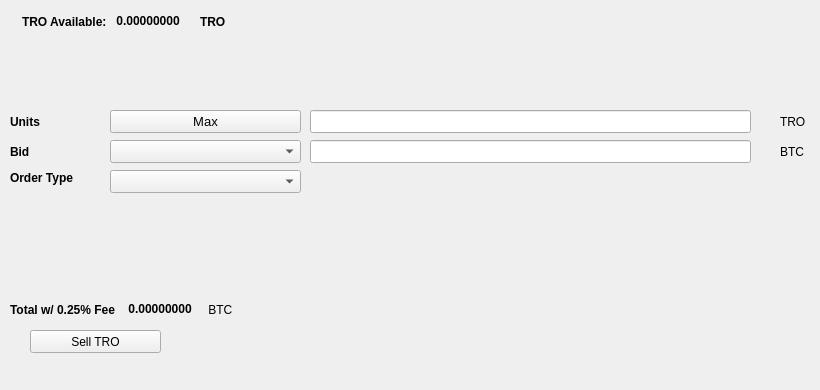
   <widget class="QWidget" name="SellTab">
    <attribute name="title">
     <string>Sell</string>
    </attribute>
    <widget class="QLabel" name="label_16">
     <property name="geometry">
      <rect>
       <x>780</x>
       <y>140</y>
       <width>31</width>
       <height>23</height>
      </rect>
     </property>
     <property name="text">
      <string>BTC</string>
     </property>
    </widget>
    <widget class="QComboBox" name="SellBidcomboBox">
     <property name="geometry">
      <rect>
       <x>110</x>
       <y>140</y>
       <width>191</width>
       <height>23</height>
      </rect>
     </property>
     <property name="font">
      <font>
       <pointsize>10</pointsize>
      </font>
     </property>
    </widget>
    <widget class="QLabel" name="label_18">
     <property name="geometry">
      <rect>
       <x>10</x>
       <y>110</y>
       <width>46</width>
       <height>23</height>
      </rect>
     </property>
     <property name="font">
      <font>
       <weight>75</weight>
       <bold>true</bold>
      </font>
     </property>
     <property name="text">
      <string>Units</string>
     </property>
    </widget>
    <widget class="QPushButton" name="Sell_Max_Amount">
     <property name="geometry">
      <rect>
       <x>110</x>
       <y>110</y>
       <width>191</width>
       <height>23</height>
      </rect>
     </property>
     <property name="font">
      <font>
       <pointsize>10</pointsize>
      </font>
     </property>
     <property name="text">
      <string>Max</string>
     </property>
    </widget>
    <widget class="QLabel" name="label_20">
     <property name="geometry">
      <rect>
       <x>10</x>
       <y>170</y>
       <width>91</width>
       <height>16</height>
      </rect>
     </property>
     <property name="font">
      <font>
       <weight>75</weight>
       <bold>true</bold>
      </font>
     </property>
     <property name="text">
      <string>Order Type</string>
     </property>
    </widget>
    <widget class="QComboBox" name="SellOrdertypeCombo">
     <property name="geometry">
      <rect>
       <x>110</x>
       <y>170</y>
       <width>191</width>
       <height>23</height>
      </rect>
     </property>
     <property name="font">
      <font>
       <pointsize>10</pointsize>
      </font>
     </property>
    </widget>
    <widget class="QLabel" name="label_21">
     <property name="geometry">
      <rect>
       <x>10</x>
       <y>140</y>
       <width>46</width>
       <height>23</height>
      </rect>
     </property>
     <property name="font">
      <font>
       <weight>75</weight>
       <bold>true</bold>
      </font>
     </property>
     <property name="text">
      <string>Bid</string>
     </property>
    </widget>
    <widget class="QLabel" name="label_22">
     <property name="geometry">
      <rect>
       <x>780</x>
       <y>110</y>
       <width>31</width>
       <height>23</height>
      </rect>
     </property>
     <property name="text">
      <string>TRO</string>
     </property>
    </widget>
    <widget class="QLineEdit" name="UnitsInputTRO">
     <property name="geometry">
      <rect>
       <x>310</x>
       <y>110</y>
       <width>441</width>
       <height>23</height>
      </rect>
     </property>
     <property name="font">
      <font>
       <pointsize>9</pointsize>
       <weight>75</weight>
       <bold>true</bold>
      </font>
     </property>
    </widget>
    <widget class="QLineEdit" name="SellBidPriceEdit">
     <property name="geometry">
      <rect>
       <x>310</x>
       <y>140</y>
       <width>441</width>
       <height>23</height>
      </rect>
     </property>
     <property name="font">
      <font>
       <pointsize>9</pointsize>
       <weight>75</weight>
       <bold>true</bold>
      </font>
     </property>
    </widget>
    <widget class="QPushButton" name="SellTROBTN">
     <property name="geometry">
      <rect>
       <x>30</x>
       <y>330</y>
       <width>131</width>
       <height>23</height>
      </rect>
     </property>
     <property name="text">
      <string>Sell TRO</string>
     </property>
     <property name="icon">
      <iconset resource="../trunk">
       <normaloff>:/icons/bitcoin</normaloff>:/icons/bitcoin</iconset>
     </property>
    </widget>
    <widget class="QWidget" name="layoutWidget3">
     <property name="geometry">
      <rect>
       <x>22</x>
       <y>12</y>
       <width>258</width>
       <height>19</height>
      </rect>
     </property>
     <layout class="QHBoxLayout" name="horizontalLayout">
      <item>
       <widget class="QLabel" name="label232_2">
        <property name="font">
         <font>
          <weight>75</weight>
          <bold>true</bold>
         </font>
        </property>
        <property name="text">
         <string>TRO Available:</string>
        </property>
       </widget>
      </item>
      <item>
       <widget class="QLabel" name="TROAvailableLabel">
        <property name="palette">
         <palette>
          <active>
           <colorrole role="WindowText">
            <brush brushstyle="SolidPattern">
             <color alpha="255">
              <red>0</red>
              <green>0</green>
              <blue>0</blue>
             </color>
            </brush>
           </colorrole>
           <colorrole role="Button">
            <brush brushstyle="SolidPattern">
             <color alpha="255">
              <red>0</red>
              <green>170</green>
              <blue>0</blue>
             </color>
            </brush>
           </colorrole>
           <colorrole role="Light">
            <brush brushstyle="SolidPattern">
             <color alpha="255">
              <red>0</red>
              <green>255</green>
              <blue>0</blue>
             </color>
            </brush>
           </colorrole>
           <colorrole role="Midlight">
            <brush brushstyle="SolidPattern">
             <color alpha="255">
              <red>0</red>
              <green>212</green>
              <blue>0</blue>
             </color>
            </brush>
           </colorrole>
           <colorrole role="Dark">
            <brush brushstyle="SolidPattern">
             <color alpha="255">
              <red>0</red>
              <green>85</green>
              <blue>0</blue>
             </color>
            </brush>
           </colorrole>
           <colorrole role="Mid">
            <brush brushstyle="SolidPattern">
             <color alpha="255">
              <red>0</red>
              <green>113</green>
              <blue>0</blue>
             </color>
            </brush>
           </colorrole>
           <colorrole role="Text">
            <brush brushstyle="SolidPattern">
             <color alpha="255">
              <red>0</red>
              <green>170</green>
              <blue>0</blue>
             </color>
            </brush>
           </colorrole>
           <colorrole role="BrightText">
            <brush brushstyle="SolidPattern">
             <color alpha="255">
              <red>255</red>
              <green>255</green>
              <blue>255</blue>
             </color>
            </brush>
           </colorrole>
           <colorrole role="ButtonText">
            <brush brushstyle="SolidPattern">
             <color alpha="255">
              <red>0</red>
              <green>0</green>
              <blue>0</blue>
             </color>
            </brush>
           </colorrole>
           <colorrole role="Base">
            <brush brushstyle="SolidPattern">
             <color alpha="255">
              <red>255</red>
              <green>255</green>
              <blue>255</blue>
             </color>
            </brush>
           </colorrole>
           <colorrole role="Window">
            <brush brushstyle="SolidPattern">
             <color alpha="255">
              <red>0</red>
              <green>170</green>
              <blue>0</blue>
             </color>
            </brush>
           </colorrole>
           <colorrole role="Shadow">
            <brush brushstyle="SolidPattern">
             <color alpha="255">
              <red>0</red>
              <green>0</green>
              <blue>0</blue>
             </color>
            </brush>
           </colorrole>
           <colorrole role="AlternateBase">
            <brush brushstyle="SolidPattern">
             <color alpha="255">
              <red>127</red>
              <green>212</green>
              <blue>127</blue>
             </color>
            </brush>
           </colorrole>
           <colorrole role="ToolTipBase">
            <brush brushstyle="SolidPattern">
             <color alpha="255">
              <red>255</red>
              <green>255</green>
              <blue>220</blue>
             </color>
            </brush>
           </colorrole>
           <colorrole role="ToolTipText">
            <brush brushstyle="SolidPattern">
             <color alpha="255">
              <red>0</red>
              <green>0</green>
              <blue>0</blue>
             </color>
            </brush>
           </colorrole>
          </active>
          <inactive>
           <colorrole role="WindowText">
            <brush brushstyle="SolidPattern">
             <color alpha="255">
              <red>0</red>
              <green>0</green>
              <blue>0</blue>
             </color>
            </brush>
           </colorrole>
           <colorrole role="Button">
            <brush brushstyle="SolidPattern">
             <color alpha="255">
              <red>0</red>
              <green>170</green>
              <blue>0</blue>
             </color>
            </brush>
           </colorrole>
           <colorrole role="Light">
            <brush brushstyle="SolidPattern">
             <color alpha="255">
              <red>0</red>
              <green>255</green>
              <blue>0</blue>
             </color>
            </brush>
           </colorrole>
           <colorrole role="Midlight">
            <brush brushstyle="SolidPattern">
             <color alpha="255">
              <red>0</red>
              <green>212</green>
              <blue>0</blue>
             </color>
            </brush>
           </colorrole>
           <colorrole role="Dark">
            <brush brushstyle="SolidPattern">
             <color alpha="255">
              <red>0</red>
              <green>85</green>
              <blue>0</blue>
             </color>
            </brush>
           </colorrole>
           <colorrole role="Mid">
            <brush brushstyle="SolidPattern">
             <color alpha="255">
              <red>0</red>
              <green>113</green>
              <blue>0</blue>
             </color>
            </brush>
           </colorrole>
           <colorrole role="Text">
            <brush brushstyle="SolidPattern">
             <color alpha="255">
              <red>0</red>
              <green>170</green>
              <blue>0</blue>
             </color>
            </brush>
           </colorrole>
           <colorrole role="BrightText">
            <brush brushstyle="SolidPattern">
             <color alpha="255">
              <red>255</red>
              <green>255</green>
              <blue>255</blue>
             </color>
            </brush>
           </colorrole>
           <colorrole role="ButtonText">
            <brush brushstyle="SolidPattern">
             <color alpha="255">
              <red>0</red>
              <green>0</green>
              <blue>0</blue>
             </color>
            </brush>
           </colorrole>
           <colorrole role="Base">
            <brush brushstyle="SolidPattern">
             <color alpha="255">
              <red>255</red>
              <green>255</green>
              <blue>255</blue>
             </color>
            </brush>
           </colorrole>
           <colorrole role="Window">
            <brush brushstyle="SolidPattern">
             <color alpha="255">
              <red>0</red>
              <green>170</green>
              <blue>0</blue>
             </color>
            </brush>
           </colorrole>
           <colorrole role="Shadow">
            <brush brushstyle="SolidPattern">
             <color alpha="255">
              <red>0</red>
              <green>0</green>
              <blue>0</blue>
             </color>
            </brush>
           </colorrole>
           <colorrole role="AlternateBase">
            <brush brushstyle="SolidPattern">
             <color alpha="255">
              <red>127</red>
              <green>212</green>
              <blue>127</blue>
             </color>
            </brush>
           </colorrole>
           <colorrole role="ToolTipBase">
            <brush brushstyle="SolidPattern">
             <color alpha="255">
              <red>255</red>
              <green>255</green>
              <blue>220</blue>
             </color>
            </brush>
           </colorrole>
           <colorrole role="ToolTipText">
            <brush brushstyle="SolidPattern">
             <color alpha="255">
              <red>0</red>
              <green>0</green>
              <blue>0</blue>
             </color>
            </brush>
           </colorrole>
          </inactive>
          <disabled>
           <colorrole role="WindowText">
            <brush brushstyle="SolidPattern">
             <color alpha="255">
              <red>0</red>
              <green>85</green>
              <blue>0</blue>
             </color>
            </brush>
           </colorrole>
           <colorrole role="Button">
            <brush brushstyle="SolidPattern">
             <color alpha="255">
              <red>0</red>
              <green>170</green>
              <blue>0</blue>
             </color>
            </brush>
           </colorrole>
           <colorrole role="Light">
            <brush brushstyle="SolidPattern">
             <color alpha="255">
              <red>0</red>
              <green>255</green>
              <blue>0</blue>
             </color>
            </brush>
           </colorrole>
           <colorrole role="Midlight">
            <brush brushstyle="SolidPattern">
             <color alpha="255">
              <red>0</red>
              <green>212</green>
              <blue>0</blue>
             </color>
            </brush>
           </colorrole>
           <colorrole role="Dark">
            <brush brushstyle="SolidPattern">
             <color alpha="255">
              <red>0</red>
              <green>85</green>
              <blue>0</blue>
             </color>
            </brush>
           </colorrole>
           <colorrole role="Mid">
            <brush brushstyle="SolidPattern">
             <color alpha="255">
              <red>0</red>
              <green>113</green>
              <blue>0</blue>
             </color>
            </brush>
           </colorrole>
           <colorrole role="Text">
            <brush brushstyle="SolidPattern">
             <color alpha="255">
              <red>0</red>
              <green>85</green>
              <blue>0</blue>
             </color>
            </brush>
           </colorrole>
           <colorrole role="BrightText">
            <brush brushstyle="SolidPattern">
             <color alpha="255">
              <red>255</red>
              <green>255</green>
              <blue>255</blue>
             </color>
            </brush>
           </colorrole>
           <colorrole role="ButtonText">
            <brush brushstyle="SolidPattern">
             <color alpha="255">
              <red>0</red>
              <green>85</green>
              <blue>0</blue>
             </color>
            </brush>
           </colorrole>
           <colorrole role="Base">
            <brush brushstyle="SolidPattern">
             <color alpha="255">
              <red>0</red>
              <green>170</green>
              <blue>0</blue>
             </color>
            </brush>
           </colorrole>
           <colorrole role="Window">
            <brush brushstyle="SolidPattern">
             <color alpha="255">
              <red>0</red>
              <green>170</green>
              <blue>0</blue>
             </color>
            </brush>
           </colorrole>
           <colorrole role="Shadow">
            <brush brushstyle="SolidPattern">
             <color alpha="255">
              <red>0</red>
              <green>0</green>
              <blue>0</blue>
             </color>
            </brush>
           </colorrole>
           <colorrole role="AlternateBase">
            <brush brushstyle="SolidPattern">
             <color alpha="255">
              <red>0</red>
              <green>170</green>
              <blue>0</blue>
             </color>
            </brush>
           </colorrole>
           <colorrole role="ToolTipBase">
            <brush brushstyle="SolidPattern">
             <color alpha="255">
              <red>255</red>
              <green>255</green>
              <blue>220</blue>
             </color>
            </brush>
           </colorrole>
           <colorrole role="ToolTipText">
            <brush brushstyle="SolidPattern">
             <color alpha="255">
              <red>0</red>
              <green>0</green>
              <blue>0</blue>
             </color>
            </brush>
           </colorrole>
          </disabled>
         </palette>
        </property>
        <property name="font">
         <font>
          <weight>75</weight>
          <bold>true</bold>
         </font>
        </property>
        <property name="text">
         <string> 0.00000000 </string>
        </property>
        <property name="textInteractionFlags">
         <set>Qt::LinksAccessibleByMouse|Qt::TextSelectableByKeyboard|Qt::TextSelectableByMouse</set>
        </property>
       </widget>
      </item>
      <item>
       <widget class="QLabel" name="labelTRO">
        <property name="font">
         <font>
          <weight>75</weight>
          <bold>true</bold>
         </font>
        </property>
        <property name="text">
         <string>TRO</string>
        </property>
       </widget>
      </item>
     </layout>
    </widget>
    <widget class="QWidget" name="layoutWidget">
     <property name="geometry">
      <rect>
       <x>10</x>
       <y>300</y>
       <width>268</width>
       <height>19</height>
      </rect>
     </property>
     <layout class="QHBoxLayout" name="horizontalLayout_2">
      <item>
       <widget class="QLabel" name="label_19">
        <property name="font">
         <font>
          <weight>75</weight>
          <bold>true</bold>
         </font>
        </property>
        <property name="text">
         <string>Total w/ 0.25% Fee </string>
        </property>
       </widget>
      </item>
      <item>
       <widget class="QLabel" name="SellCostLabel">
        <property name="palette">
         <palette>
          <active>
           <colorrole role="WindowText">
            <brush brushstyle="SolidPattern">
             <color alpha="255">
              <red>0</red>
              <green>0</green>
              <blue>0</blue>
             </color>
            </brush>
           </colorrole>
           <colorrole role="Button">
            <brush brushstyle="SolidPattern">
             <color alpha="255">
              <red>0</red>
              <green>170</green>
              <blue>0</blue>
             </color>
            </brush>
           </colorrole>
           <colorrole role="Light">
            <brush brushstyle="SolidPattern">
             <color alpha="255">
              <red>0</red>
              <green>255</green>
              <blue>0</blue>
             </color>
            </brush>
           </colorrole>
           <colorrole role="Midlight">
            <brush brushstyle="SolidPattern">
             <color alpha="255">
              <red>0</red>
              <green>212</green>
              <blue>0</blue>
             </color>
            </brush>
           </colorrole>
           <colorrole role="Dark">
            <brush brushstyle="SolidPattern">
             <color alpha="255">
              <red>0</red>
              <green>85</green>
              <blue>0</blue>
             </color>
            </brush>
           </colorrole>
           <colorrole role="Mid">
            <brush brushstyle="SolidPattern">
             <color alpha="255">
              <red>0</red>
              <green>113</green>
              <blue>0</blue>
             </color>
            </brush>
           </colorrole>
           <colorrole role="Text">
            <brush brushstyle="SolidPattern">
             <color alpha="255">
              <red>0</red>
              <green>170</green>
              <blue>0</blue>
             </color>
            </brush>
           </colorrole>
           <colorrole role="BrightText">
            <brush brushstyle="SolidPattern">
             <color alpha="255">
              <red>255</red>
              <green>255</green>
              <blue>255</blue>
             </color>
            </brush>
           </colorrole>
           <colorrole role="ButtonText">
            <brush brushstyle="SolidPattern">
             <color alpha="255">
              <red>0</red>
              <green>0</green>
              <blue>0</blue>
             </color>
            </brush>
           </colorrole>
           <colorrole role="Base">
            <brush brushstyle="SolidPattern">
             <color alpha="255">
              <red>255</red>
              <green>255</green>
              <blue>255</blue>
             </color>
            </brush>
           </colorrole>
           <colorrole role="Window">
            <brush brushstyle="SolidPattern">
             <color alpha="255">
              <red>0</red>
              <green>170</green>
              <blue>0</blue>
             </color>
            </brush>
           </colorrole>
           <colorrole role="Shadow">
            <brush brushstyle="SolidPattern">
             <color alpha="255">
              <red>0</red>
              <green>0</green>
              <blue>0</blue>
             </color>
            </brush>
           </colorrole>
           <colorrole role="AlternateBase">
            <brush brushstyle="SolidPattern">
             <color alpha="255">
              <red>127</red>
              <green>212</green>
              <blue>127</blue>
             </color>
            </brush>
           </colorrole>
           <colorrole role="ToolTipBase">
            <brush brushstyle="SolidPattern">
             <color alpha="255">
              <red>255</red>
              <green>255</green>
              <blue>220</blue>
             </color>
            </brush>
           </colorrole>
           <colorrole role="ToolTipText">
            <brush brushstyle="SolidPattern">
             <color alpha="255">
              <red>0</red>
              <green>0</green>
              <blue>0</blue>
             </color>
            </brush>
           </colorrole>
          </active>
          <inactive>
           <colorrole role="WindowText">
            <brush brushstyle="SolidPattern">
             <color alpha="255">
              <red>0</red>
              <green>0</green>
              <blue>0</blue>
             </color>
            </brush>
           </colorrole>
           <colorrole role="Button">
            <brush brushstyle="SolidPattern">
             <color alpha="255">
              <red>0</red>
              <green>170</green>
              <blue>0</blue>
             </color>
            </brush>
           </colorrole>
           <colorrole role="Light">
            <brush brushstyle="SolidPattern">
             <color alpha="255">
              <red>0</red>
              <green>255</green>
              <blue>0</blue>
             </color>
            </brush>
           </colorrole>
           <colorrole role="Midlight">
            <brush brushstyle="SolidPattern">
             <color alpha="255">
              <red>0</red>
              <green>212</green>
              <blue>0</blue>
             </color>
            </brush>
           </colorrole>
           <colorrole role="Dark">
            <brush brushstyle="SolidPattern">
             <color alpha="255">
              <red>0</red>
              <green>85</green>
              <blue>0</blue>
             </color>
            </brush>
           </colorrole>
           <colorrole role="Mid">
            <brush brushstyle="SolidPattern">
             <color alpha="255">
              <red>0</red>
              <green>113</green>
              <blue>0</blue>
             </color>
            </brush>
           </colorrole>
           <colorrole role="Text">
            <brush brushstyle="SolidPattern">
             <color alpha="255">
              <red>0</red>
              <green>170</green>
              <blue>0</blue>
             </color>
            </brush>
           </colorrole>
           <colorrole role="BrightText">
            <brush brushstyle="SolidPattern">
             <color alpha="255">
              <red>255</red>
              <green>255</green>
              <blue>255</blue>
             </color>
            </brush>
           </colorrole>
           <colorrole role="ButtonText">
            <brush brushstyle="SolidPattern">
             <color alpha="255">
              <red>0</red>
              <green>0</green>
              <blue>0</blue>
             </color>
            </brush>
           </colorrole>
           <colorrole role="Base">
            <brush brushstyle="SolidPattern">
             <color alpha="255">
              <red>255</red>
              <green>255</green>
              <blue>255</blue>
             </color>
            </brush>
           </colorrole>
           <colorrole role="Window">
            <brush brushstyle="SolidPattern">
             <color alpha="255">
              <red>0</red>
              <green>170</green>
              <blue>0</blue>
             </color>
            </brush>
           </colorrole>
           <colorrole role="Shadow">
            <brush brushstyle="SolidPattern">
             <color alpha="255">
              <red>0</red>
              <green>0</green>
              <blue>0</blue>
             </color>
            </brush>
           </colorrole>
           <colorrole role="AlternateBase">
            <brush brushstyle="SolidPattern">
             <color alpha="255">
              <red>127</red>
              <green>212</green>
              <blue>127</blue>
             </color>
            </brush>
           </colorrole>
           <colorrole role="ToolTipBase">
            <brush brushstyle="SolidPattern">
             <color alpha="255">
              <red>255</red>
              <green>255</green>
              <blue>220</blue>
             </color>
            </brush>
           </colorrole>
           <colorrole role="ToolTipText">
            <brush brushstyle="SolidPattern">
             <color alpha="255">
              <red>0</red>
              <green>0</green>
              <blue>0</blue>
             </color>
            </brush>
           </colorrole>
          </inactive>
          <disabled>
           <colorrole role="WindowText">
            <brush brushstyle="SolidPattern">
             <color alpha="255">
              <red>0</red>
              <green>85</green>
              <blue>0</blue>
             </color>
            </brush>
           </colorrole>
           <colorrole role="Button">
            <brush brushstyle="SolidPattern">
             <color alpha="255">
              <red>0</red>
              <green>170</green>
              <blue>0</blue>
             </color>
            </brush>
           </colorrole>
           <colorrole role="Light">
            <brush brushstyle="SolidPattern">
             <color alpha="255">
              <red>0</red>
              <green>255</green>
              <blue>0</blue>
             </color>
            </brush>
           </colorrole>
           <colorrole role="Midlight">
            <brush brushstyle="SolidPattern">
             <color alpha="255">
              <red>0</red>
              <green>212</green>
              <blue>0</blue>
             </color>
            </brush>
           </colorrole>
           <colorrole role="Dark">
            <brush brushstyle="SolidPattern">
             <color alpha="255">
              <red>0</red>
              <green>85</green>
              <blue>0</blue>
             </color>
            </brush>
           </colorrole>
           <colorrole role="Mid">
            <brush brushstyle="SolidPattern">
             <color alpha="255">
              <red>0</red>
              <green>113</green>
              <blue>0</blue>
             </color>
            </brush>
           </colorrole>
           <colorrole role="Text">
            <brush brushstyle="SolidPattern">
             <color alpha="255">
              <red>0</red>
              <green>85</green>
              <blue>0</blue>
             </color>
            </brush>
           </colorrole>
           <colorrole role="BrightText">
            <brush brushstyle="SolidPattern">
             <color alpha="255">
              <red>255</red>
              <green>255</green>
              <blue>255</blue>
             </color>
            </brush>
           </colorrole>
           <colorrole role="ButtonText">
            <brush brushstyle="SolidPattern">
             <color alpha="255">
              <red>0</red>
              <green>85</green>
              <blue>0</blue>
             </color>
            </brush>
           </colorrole>
           <colorrole role="Base">
            <brush brushstyle="SolidPattern">
             <color alpha="255">
              <red>0</red>
              <green>170</green>
              <blue>0</blue>
             </color>
            </brush>
           </colorrole>
           <colorrole role="Window">
            <brush brushstyle="SolidPattern">
             <color alpha="255">
              <red>0</red>
              <green>170</green>
              <blue>0</blue>
             </color>
            </brush>
           </colorrole>
           <colorrole role="Shadow">
            <brush brushstyle="SolidPattern">
             <color alpha="255">
              <red>0</red>
              <green>0</green>
              <blue>0</blue>
             </color>
            </brush>
           </colorrole>
           <colorrole role="AlternateBase">
            <brush brushstyle="SolidPattern">
             <color alpha="255">
              <red>0</red>
              <green>170</green>
              <blue>0</blue>
             </color>
            </brush>
           </colorrole>
           <colorrole role="ToolTipBase">
            <brush brushstyle="SolidPattern">
             <color alpha="255">
              <red>255</red>
              <green>255</green>
              <blue>220</blue>
             </color>
            </brush>
           </colorrole>
           <colorrole role="ToolTipText">
            <brush brushstyle="SolidPattern">
             <color alpha="255">
              <red>0</red>
              <green>0</green>
              <blue>0</blue>
             </color>
            </brush>
           </colorrole>
          </disabled>
         </palette>
        </property>
        <property name="font">
         <font>
          <weight>75</weight>
          <bold>true</bold>
         </font>
        </property>
        <property name="autoFillBackground">
         <bool>false</bool>
        </property>
        <property name="text">
         <string> 0.00000000</string>
        </property>
        <property name="textInteractionFlags">
         <set>Qt::LinksAccessibleByMouse|Qt::TextSelectableByMouse</set>
        </property>
       </widget>
      </item>
      <item>
       <widget class="QLabel" name="label_17">
        <property name="font">
         <font>
          <weight>50</weight>
          <bold>false</bold>
         </font>
        </property>
        <property name="text">
         <string> BTC</string>
        </property>
       </widget>
      </item>
     </layout>
    </widget>
    <widget class="QLabel" name="label_23">
     <property name="geometry">
      <rect>
       <x>460</x>
       <y>300</y>
       <width>281</width>
       <height>81</height>
      </rect>
     </property>
     <property name="text">
      <string/>
     </property>
     <property name="pixmap">
      <pixmap>:/images/bittrex</pixmap>
     </property>
    </widget>
   </widget>
